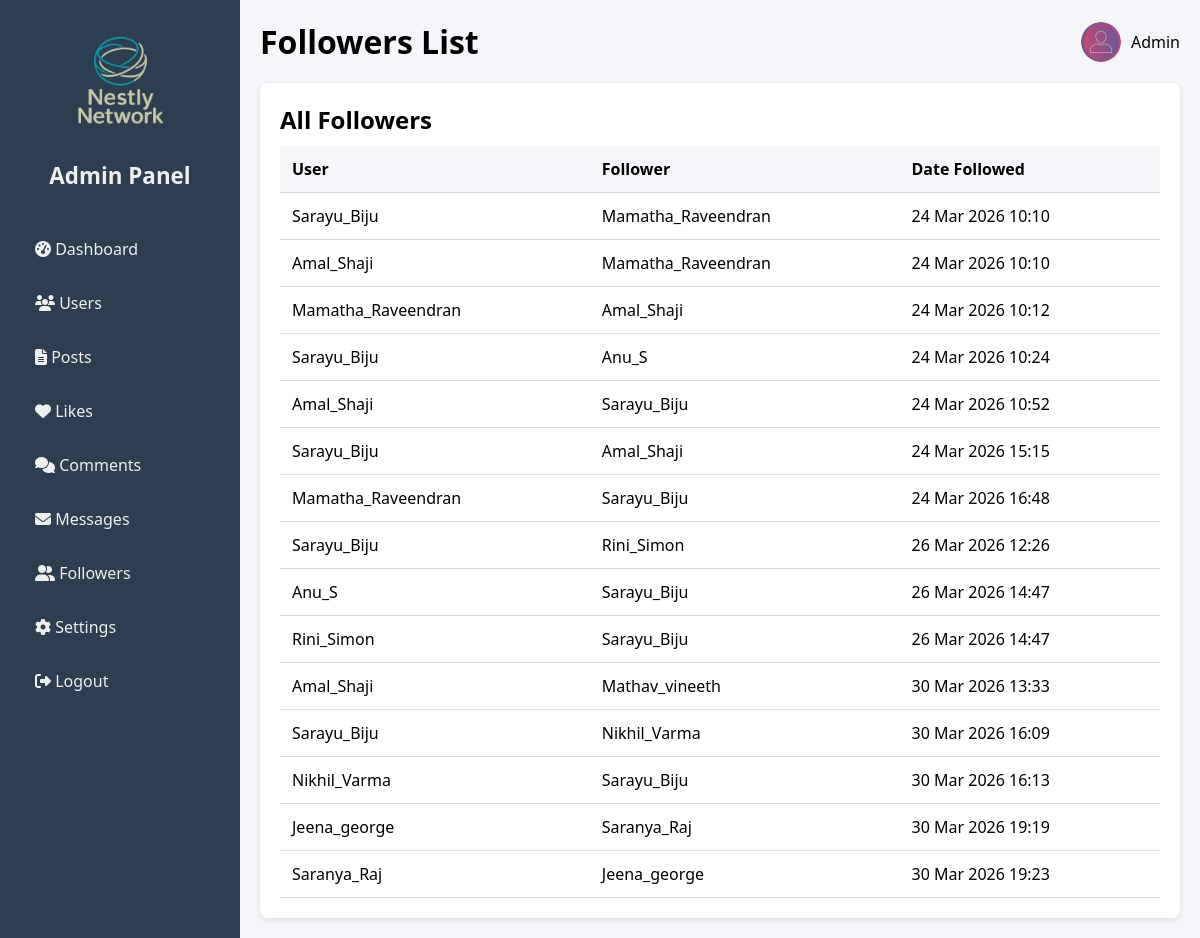
Page /followers/ on the committed database.
### core/models.py (models this page shows, shortened)
class Follower(models.Model):
    user = models.ForeignKey(User, on_delete=models.CASCADE, related_name="following")
    follower = models.ForeignKey(User, on_delete=models.CASCADE, related_name="followers")
    created_at = models.DateTimeField(auto_now_add=True)
    class Meta:
        unique_together = ("user", "follower")  # prevents duplicate follows

### core/views.py (the view)
# urls.py: path("followers/", views.followers_list, name="followers_list"),
def followers_list(request):
    followers = Follower.objects.all()
    return render(request, "core/followers_list.html", {"followers": followers})

### Social_media/core/templates/core/followers_list.html (shortened to what this page needs)
{% load static %}
<!DOCTYPE html>
<html lang="en">
<head>
  <link rel="stylesheet" href="{% static 'core/css/admin.css' %}">
  <link rel="stylesheet" href="https://cdnjs.cloudflare.com/ajax/libs/font-awesome/6.5.0/css/all.min.css">
</head>
<body>
  <div class="sidebar">
    <img src="{% static 'core/images/logo.png' %}" alt="Logo" class="brand-logo">
    <h2>Admin Panel</h2>
    <ul>
      <li><a href="{% url 'admin_dashboard' %}"><i class="fas fa-tachometer-alt"></i> Dashboard</a></li>
      <li><a href="{% url 'users_list' %}"><i class="fas fa-users"></i> Users</a></li>
      <li><a href="{% url 'posts_list' %}"><i class="fas fa-file-alt"></i> Posts</a></li>
      <li><a href="{% url 'likes_list' %}"><i class="fas fa-heart"></i> Likes</a></li>
      <li><a href="{% url 'comments_list' %}"><i class="fas fa-comments"></i> Comments</a></li>
      <li><a href="{% url 'messages_list' %}"><i class="fas fa-envelope"></i> Messages</a></li>
      <li><a href="{% url 'followers_list' %}" class="active"><i class="fas fa-user-friends"></i> Followers</a></li>
      <li><a href="{% url 'admin_settings' %}"><i class="fas fa-cog"></i> Settings</a></li>
      <li><a href="#" class="logout" onclick="confirmLogout()"><i class="fas fa-sign-out-alt"></i> Logout</a></li>
    </ul>
  </div>
  <div class="main-content">
    <header>
      <h1>Followers List</h1>
      <div class="profile">
        <img src="{% static 'core/images/admin.jpg' %}" alt="Admin img">
        <span>Admin</span>
      </div>
    </header>
    <section class="table-section">
      <h2>All Followers</h2>
      <table>
        <thead>
          <tr>
            <th>User</th>
            <th>Follower</th>
            <th>Date Followed</th>
          </tr>
        </thead>
        <tbody>
          {% for follower in followers %}
          <tr>
            <td>{{ follower.user.username }}</td>
            <td>{{ follower.follower.username }}</td>
            <td>{{ follower.created_at|date:"d M Y H:i" }}</td>
          </tr>
          {% empty %}
          <tr><td colspan="3">No followers found.</td></tr>
          {% endfor %}
        </tbody>
      </table>
    </section>
  </div>
</body>
</html>

### core/static/core/css/admin.css (style rules this page uses)
* { margin: 0; padding: 0; box-sizing: border-box; font-family: "Segoe UI", sans-serif; }
body { display: flex; min-height: 100vh; background: #f4f6f9; }
.sidebar { width: 240px; background: #2c3e50; color: #fff; padding: 20px; min-height: 100vh; display: flex; flex-direction: column; align-items: center; }
.sidebar .brand-logo { width: 120px; height: auto; margin-bottom: 20px; }
.sidebar h2 { font-size: 1.4rem; margin-bottom: 25px; text-align: center; color: #ecf0f1; }
.sidebar ul { list-style: none; width: 100%; padding: 0; }
.sidebar ul li { margin: 12px 0; }
.sidebar ul li a { display: block; padding: 10px 15px; color: #ecf0f1; text-decoration: none; border-radius: 6px; transition: background 0.3s, color 0.3s; }
.main-content { flex: 1; padding: 20px; }
header { display: flex; justify-content: space-between; align-items: center; margin-bottom: 20px; }
header .profile { display: flex; align-items: center; }
header .profile img { width: 40px; height: 40px; border-radius: 50%; margin-right: 10px; }
.table-section { background: #fff; padding: 20px; border-radius: 8px; box-shadow: 0 2px 6px rgba(0,0,0,0.1); }
table { width: 100%; border-collapse: collapse; margin-top: 10px; }
table th, table td { padding: 12px; border-bottom: 1px solid #ddd; text-align: left; }
table th { background: #f4f6f9; }

### rows in the picture
Follower: user.username "Sarayu_Biju", follower.username "Mamatha_Raveendran", created_at "24 Mar 2026 10:10"
Follower: user.username "Amal_Shaji", follower.username "Mamatha_Raveendran", created_at "24 Mar 2026 10:10"
Follower: user.username "Mamatha_Raveendran", follower.username "Amal_Shaji", created_at "24 Mar 2026 10:12"
Follower: user.username "Sarayu_Biju", follower.username "Anu_S", created_at "24 Mar 2026 10:24"
Follower: user.username "Amal_Shaji", follower.username "Sarayu_Biju", created_at "24 Mar 2026 10:52"
Follower: user.username "Sarayu_Biju", follower.username "Amal_Shaji", created_at "24 Mar 2026 15:15"
Follower: user.username "Mamatha_Raveendran", follower.username "Sarayu_Biju", created_at "24 Mar 2026 16:48"
Follower: user.username "Sarayu_Biju", follower.username "Rini_Simon", created_at "26 Mar 2026 12:26"
Follower: user.username "Anu_S", follower.username "Sarayu_Biju", created_at "26 Mar 2026 14:47"
Follower: user.username "Rini_Simon", follower.username "Sarayu_Biju", created_at "26 Mar 2026 14:47"
Follower: user.username "Amal_Shaji", follower.username "Mathav_vineeth", created_at "30 Mar 2026 13:33"
Follower: user.username "Sarayu_Biju", follower.username "Nikhil_Varma", created_at "30 Mar 2026 16:09"
Follower: user.username "Nikhil_Varma", follower.username "Sarayu_Biju", created_at "30 Mar 2026 16:13"
Follower: user.username "Jeena_george", follower.username "Saranya_Raj", created_at "30 Mar 2026 19:19"
Follower: user.username "Saranya_Raj", follower.username "Jeena_george", created_at "30 Mar 2026 19:23"
